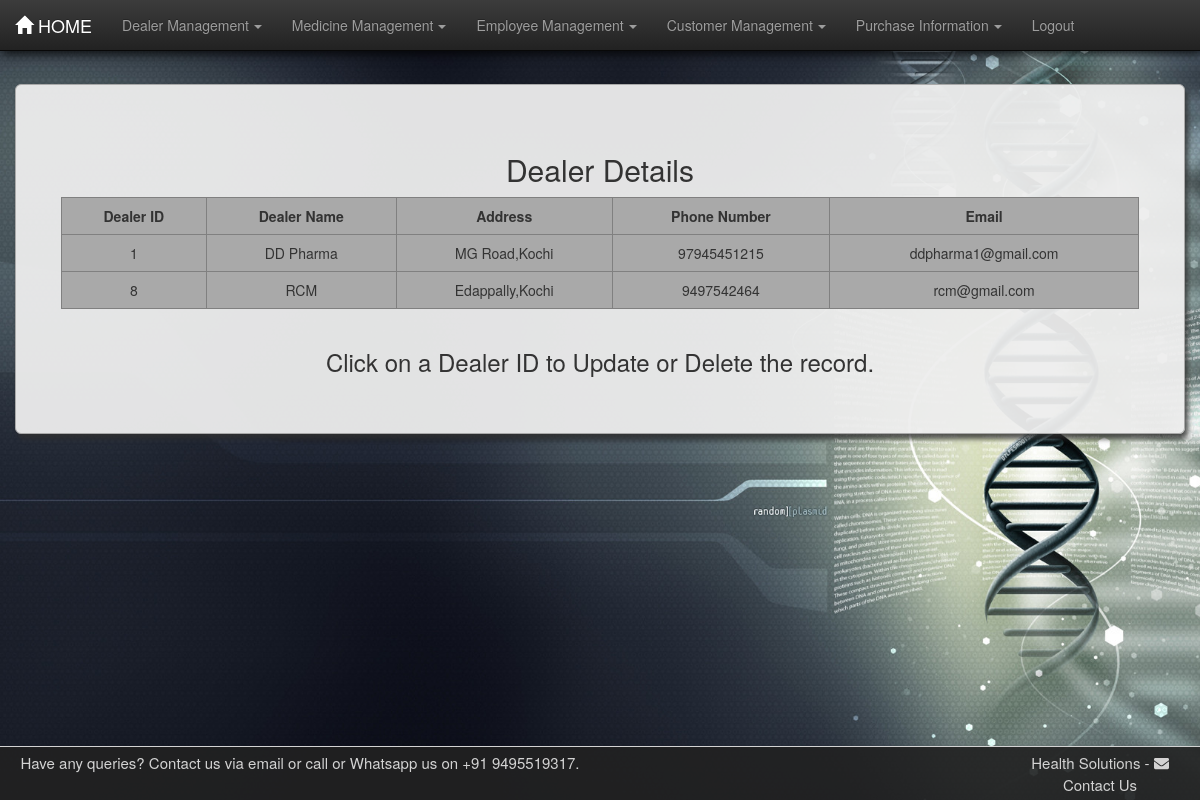
Screenshot of /medapp/dealertable/ with the database file from the repository.
### medapp/models.py (models this page shows, shortened)
class Dealer(models.Model):
    dname = models.CharField(max_length=30)
    address = models.CharField(max_length=100)
    phn_no = models.BigIntegerField(unique=True)
    email = models.CharField(max_length=50)

### medapp/views.py (the view)
# urls.py: path('dealertable/',dealertable),
def dealertable(request):
    dealer = Dealer.objects.all()
    dict = {"dealer": dealer}
    return render(request, 'dealertable.html', dict)

### medapp/templates/dealertable.html (shortened to what this page needs)
<!DOCTYPE html>
<html lang="en">
{% load static %}
<head>
    <link rel="stylesheet" href="{% static 'css/bootstrap.min.css' %}">
    <link rel="stylesheet" href="{% static 'css/bootstrap-theme.min.css' %}">
    <link rel="stylesheet" href="{% static 'css/style.css' %}">
</head>
<body>
<nav class="navbar navbar-inverse navbar-fixed-top">
    <div class="container-fluid">
        <div class="navbar-header">
            <a href="/medapp/home/" class="navbar-brand"><span
                    class="glyphicon glyphicon glyphicon-home"></span>&nbsp;HOME</a>
        </div>
        <div class="collapse navbar-collapse" id="thisnav">
            <ul class="nav navbar-nav">
                <li class="dropdown"><a href="#" class="dropdown-toggle" data-toggle="dropdown">Dealer Management<b
                        class="caret"></b></a>
                </li>
                <li class="dropdown"><a href="#" class="dropdown-toggle" data-toggle="dropdown">Medicine Management<b
                        class="caret"></b></a>
                </li>
                <li class="dropdown"><a href="#" class="dropdown-toggle" data-toggle="dropdown">Employee Management<b
                        class="caret"></b></a>
                </li>
                <li class="dropdown"><a href="#" class="dropdown-toggle" data-toggle="dropdown">Customer Management<b
                        class="caret"></b></a>
                </li>
                <li class="dropdown"><a href="#" class="dropdown-toggle" data-toggle="dropdown">Purchase Information<b
                        class="caret"></b></a>
                </li>
                 <li><a href="http://127.0.0.1:8000/medapp/login/">Logout</a></li>
            </ul>
        </div>
    </div>
</nav>
<div class="container-fluid martop7">
    <div class="jumbotron jumcust">
        <h2>Dealer Details</h2>
        <div class="row">
            <div class="col-md-1">
            </div>
            <table border="1" class="table table-responsive table-hover col-md-10">
                <tr>
                    <th>Dealer ID</th>
                    <th>Dealer Name</th>
                    <th>Address</th>
                    <th>Phone Number</th>
                    <th>Email</th>
                </tr>
                {% for foo in dealer %}
                    <tr>
                        <td class="idlink"><a href="/medapp/dealerformview{{ foo.id }}/">{{ foo.id }}</a></td>
                        <td>{{ foo.dname }}</td>
                        <td>{{ foo.address }}</td>
                        <td>{{ foo.phn_no }}</td>
                        <td>{{ foo.email }}</td>
                    </tr>
                {% endfor %}
            </table>
        </div>
        <footer><h3>Click on a Dealer ID to Update or Delete the record.</h3></footer>
    </div>
</div>
<footer id="contact" class="container-fluid text-center">
    <div class="row">
        <div class="left-footer col-lg-6">
            <span class="footer-text">Have any queries? Contact us via email or call or Whatsapp  us on +91 9495519317.</span>
        </div>
        <div class="col-lg-4"></div>
        <div class="right-footer col-lg-2">
                <span>Health Solutions</span>
            <span>-</span>
            <span class="linkto" data-toggle="modal" data-target="#modalContactForm"><i
                    class="fa fa-envelope prefix mr-1"></i> Contact Us</span>
        </div>
    </div>
</footer>
</body>
</html>

### medapp/static/css/style.css (style rules this page uses)
body { background-image: url("images/bghome.jpg"); background-size: cover; background-attachment: fixed; min-height: fixed; }
.caret { margin-left: 5px; }
table { text-align: center; border-collapse: collapse; background-color: darkgray; }
th { text-align: center; }
.martop7 { margin-top: 7%; }
.jumcust { box-shadow: 3px 5px 5px rgba(47, 47, 47, 0.8); border: 1px solid darkgrey; border-radius: 0px; text-align: center; background-color: rgba(238, 238, 238, 0.95); }
.table>tbody>tr>td, .table>tbody>tr>th { border-top: none; }
a:link { text-decoration: none; color: #333; }
#contact { padding-top: 0.5rem; padding-bottom: 0.5rem; border-top: 1px solid; background-color: rgba(34, 34, 34, 0.9); color: lightgray; font-size: 1.5rem; position: fixed; left: 0; bottom: 0; width: 100%; }
.linkto { cursor: pointer; }
.navbar { box-shadow: 2px 3px 10px rgba(0, 0, 0, 0.8); }

### rows the page displays
Dealer: id "1", dname "DD Pharma", address "MG Road,Kochi", phn_no "97945451215", email "ddpharma1@gmail.com"
Dealer: id "8", dname "RCM", address "Edappally,Kochi", phn_no "9497542464", email "rcm@gmail.com"
